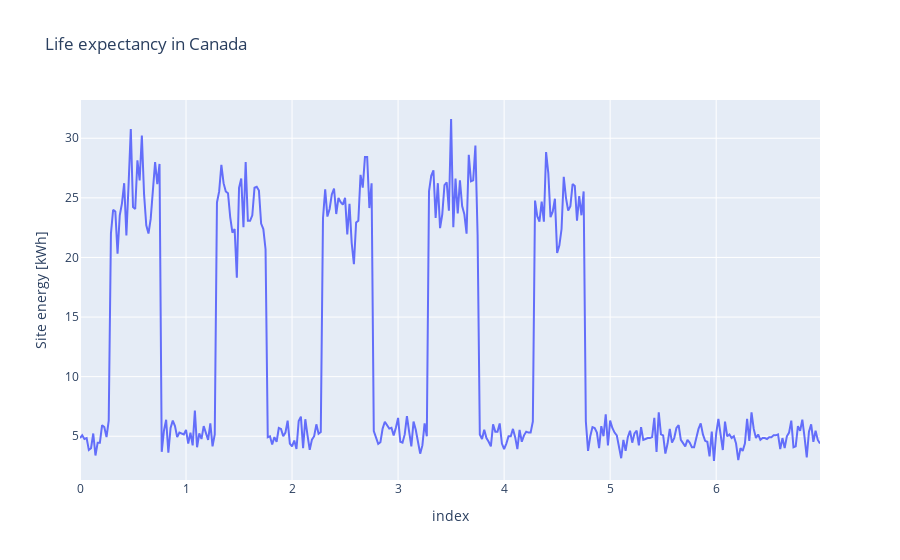

Notebook cell for this chart:
### Code cell
import plotly.express as px

# df = px.data.gapminder().query("country=='Canada'")


fig = px.line(df, x=df.index, y="Site energy [kWh]", title='Life expectancy in Canada')
fig.show()

### Figure 1 — Plotly figure (JSON) as saved in the notebook; plotly's stock layout.template omitted (floating-point values rounded to 4 significant figures; data arrays with more than 128 entries replaced by an {"elided": "..."} marker saying what was removed)
{"data": [{"hovertemplate": "index=%{x}<br>Site energy [kWh]=%{y}<extra></extra>", "legendgroup": "", "line": {"color": "#636efa", "dash": "solid"}, "marker": {"symbol": "circle"}, "mode": "lines", "name": "", "orientation": "v", "showlegend": false, "type": "scatter", "x": {"elided": "336 float values"}, "xaxis": "x", "y": {"elided": "336 float values"}, "yaxis": "y"}], "layout": {"legend": {"tracegroupgap": 0}, "title": {"text": "Life expectancy in Canada"}, "xaxis": {"anchor": "y", "domain": [0, 1], "title": {"text": "index"}}, "yaxis": {"anchor": "x", "domain": [0, 1], "title": {"text": "Site energy [kWh]"}}}}
